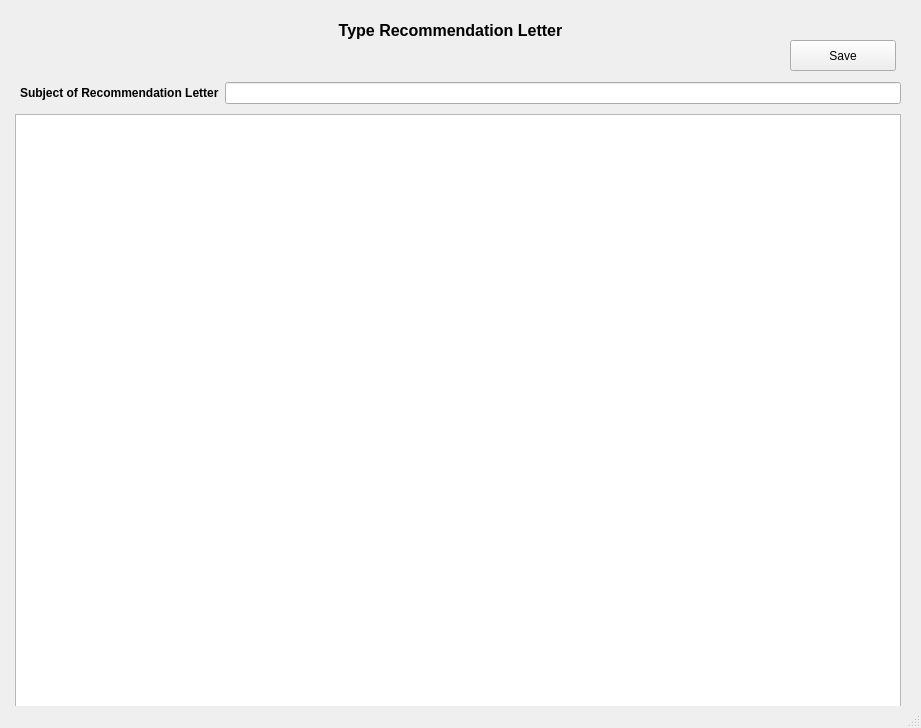
<?xml version="1.0" encoding="UTF-8"?>
<ui version="4.0">
 <class>TypeReco</class>
 <widget class="QMainWindow" name="TypeReco">
  <property name="enabled">
   <bool>true</bool>
  </property>
  <property name="geometry">
   <rect>
    <x>0</x>
    <y>0</y>
    <width>921</width>
    <height>728</height>
   </rect>
  </property>
  <property name="sizePolicy">
   <sizepolicy hsizetype="Preferred" vsizetype="Preferred">
    <horstretch>0</horstretch>
    <verstretch>0</verstretch>
   </sizepolicy>
  </property>
  <property name="minimumSize">
   <size>
    <width>921</width>
    <height>728</height>
   </size>
  </property>
  <property name="maximumSize">
   <size>
    <width>921</width>
    <height>728</height>
   </size>
  </property>
  <property name="sizeIncrement">
   <size>
    <width>-1</width>
    <height>0</height>
   </size>
  </property>
  <property name="windowTitle">
   <string>Type Recommendation Letter</string>
  </property>
  <widget class="QWidget" name="centralwidget">
   <widget class="QPushButton" name="pushButton">
    <property name="geometry">
     <rect>
      <x>790</x>
      <y>40</y>
      <width>106</width>
      <height>31</height>
     </rect>
    </property>
    <property name="text">
     <string>Save</string>
    </property>
   </widget>
   <widget class="QTextEdit" name="textEdit">
    <property name="geometry">
     <rect>
      <x>15</x>
      <y>114</y>
      <width>886</width>
      <height>16777161</height>
     </rect>
    </property>
    <property name="font">
     <font>
      <pointsize>14</pointsize>
     </font>
    </property>
   </widget>
   <widget class="QLabel" name="label">
    <property name="geometry">
     <rect>
      <x>195</x>
      <y>15</y>
      <width>511</width>
      <height>31</height>
     </rect>
    </property>
    <property name="font">
     <font>
      <pointsize>12</pointsize>
     </font>
    </property>
    <property name="text">
     <string>&lt;b&gt;Type Recommendation Letter&lt;/b&gt;</string>
    </property>
    <property name="alignment">
     <set>Qt::AlignCenter</set>
    </property>
   </widget>
   <widget class="QWidget" name="">
    <property name="geometry">
     <rect>
      <x>20</x>
      <y>80</y>
      <width>881</width>
      <height>27</height>
     </rect>
    </property>
    <layout class="QHBoxLayout" name="horizontalLayout">
     <item>
      <widget class="QLabel" name="label_2">
       <property name="text">
        <string>&lt;b&gt;Subject of Recommendation Letter</string>
       </property>
      </widget>
     </item>
     <item>
      <widget class="QLineEdit" name="subject"/>
     </item>
    </layout>
   </widget>
  </widget>
  <widget class="QMenuBar" name="menubar">
   <property name="geometry">
    <rect>
     <x>0</x>
     <y>0</y>
     <width>921</width>
     <height>22</height>
    </rect>
   </property>
  </widget>
  <widget class="QStatusBar" name="statusbar"/>
 </widget>
 <resources/>
 <connections/>
</ui>
